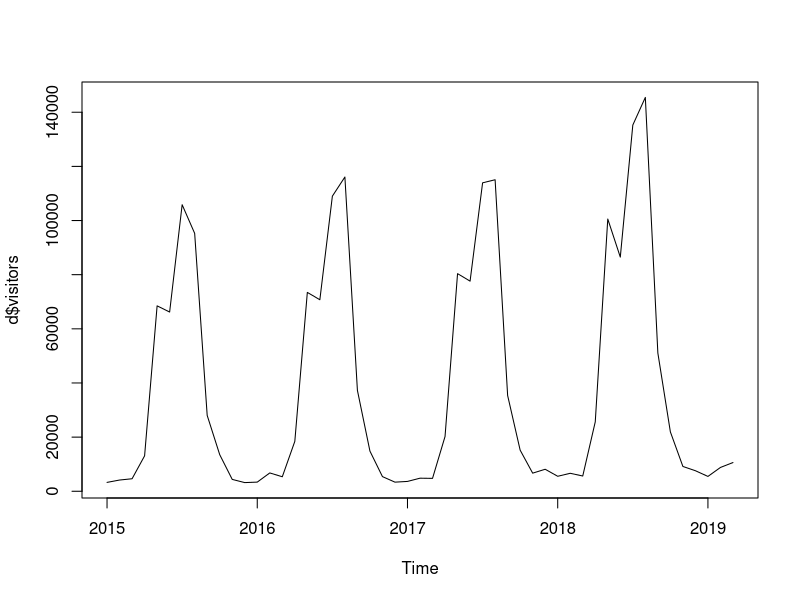
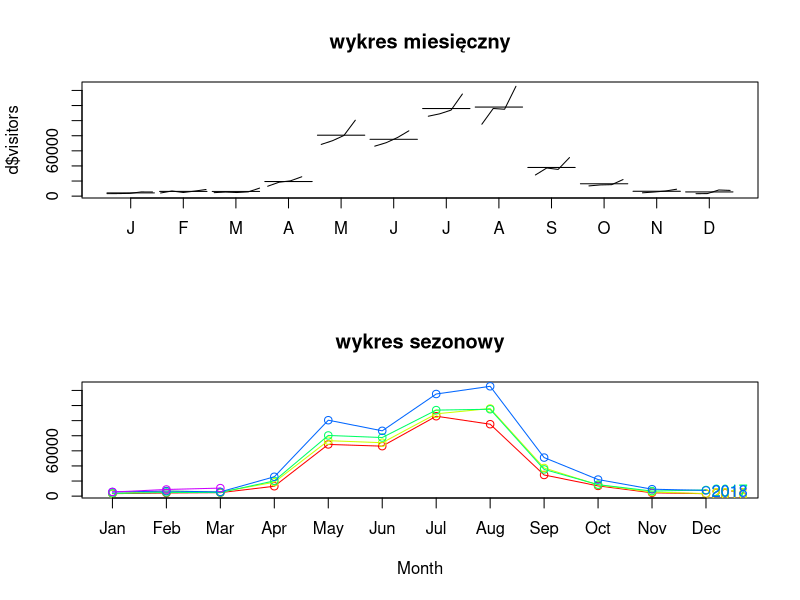

Write the R code that produced these figures, in order.
# set working dir
# setwd("C:/Users/")

# data import:
d <- read.csv("MZM.csv", sep = ';',  header=T, na.string="NA");

# show the top few rows
head(d)

# number of observations
length(d)

# visitors.ts is of a class `time.series':
visitors.ts <- ts(d$razem, start = c(2015,1), frequency=12)
d["visitors"] <- visitors.ts

frequency(d$visitors)

## Plot
plot(d$visitors)

library("forecast")
## if not found:
#install.packages("forecast", dependencies=TRUE)
### https://www.r-bloggers.com/installing-r-packages/
### install.packages("ggplot2", lib="/data/Rpackages/")
### library(ggplot2, lib.loc="/data/Rpackages/")

##  seasonal plots
par(mfrow = c(2, 1))
monthplot(d$visitors, main = "wykres miesięczny")
seasonplot(d$visitors, year.labels = TRUE, col= rainbow(5), main="wykres sezonowy")

## Least squares
mzm.lt <-  tslm(d$visitors ~ trend)

summary(mzm.lt)

## LS with seasonality
mzm.lts <-  tslm(d$visitors ~ trend + season)

summary(mzm.lts)
##//end
